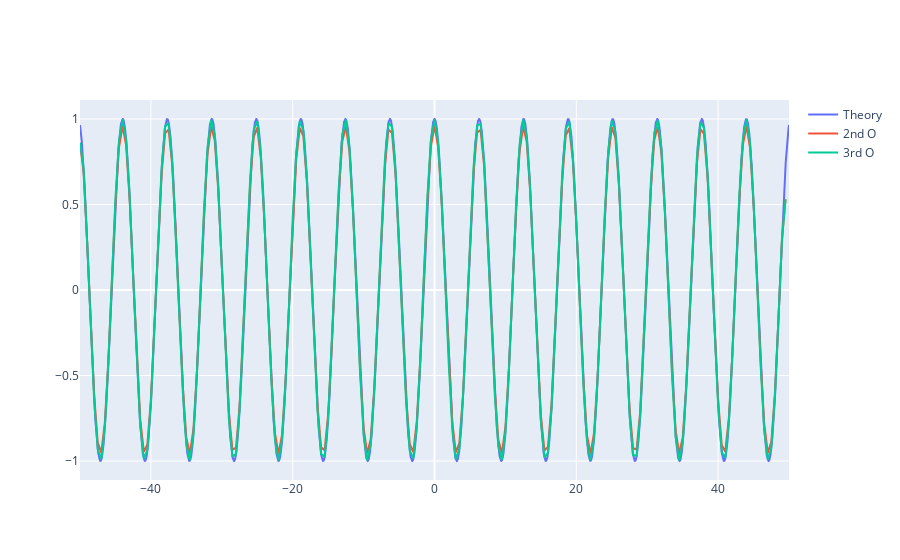

Notebook source saved alongside this figure:
### Code cell
dense_x_arr = np.linspace(-50, 50, 10000, endpoint=True)
dense_y_arr = np.sin(dense_x_arr)

sample_x_arr = dense_x_arr[::50]
sample_y_arr = dense_y_arr[::50]


def second_o(x, y):
    interior = (y[2:] - y[:-2]) / (x[2:] - x[:-2])
    p_i = (y[1] - y[0]) / (x[1] - x[0])
    p_f = (y[-1] - y[-2]) / (x[-1] - x[-2])
    return np.append(p_i, np.append(interior, p_f))

def third_o(x, y):
    interior = (-1*y[3:] + 6*y[2:-1] - 3*y[1:-2] - 2*y[:-3]) / 2 / (x[3:] - x[:-3])
    p_i = (y[1] - y[0]) / (x[1] - x[0])
    p_f1 = (y[-1] - y[-3]) / (x[-1] - x[-3])
    p_f2 = (y[-1] - y[-2]) / (x[-1] - x[-2])
    return np.array([p_i, *interior, p_f1, p_f2])

fig = go.Figure()
fig.add_trace(go.Scatter(
    name='Theory',
    x=dense_x_arr, y=np.cos(dense_x_arr)
))
fig.add_trace(go.Scatter(
    name='2nd O',
    x=sample_x_arr, y=second_o(sample_x_arr, sample_y_arr),
    mode='lines'
))
fig.add_trace(go.Scatter(
    name='3rd O',
    x=sample_x_arr, y=third_o(sample_x_arr, sample_y_arr),
    mode='lines'
))
fig.show()

### Figure 1 — Plotly figure (JSON) as saved in the notebook; plotly's stock layout.template omitted (floating-point values rounded to 4 significant figures; data arrays with more than 128 entries replaced by an {"elided": "..."} marker saying what was removed)
{"data": [{"name": "Theory", "type": "scatter", "x": {"elided": "10000 float values"}, "y": {"elided": "10000 float values"}}, {"mode": "lines", "name": "2nd O", "type": "scatter", "x": {"elided": "200 float values"}, "y": {"elided": "200 float values"}}, {"mode": "lines", "name": "3rd O", "type": "scatter", "x": {"elided": "200 float values"}, "y": {"elided": "200 float values"}}], "layout": {}}
